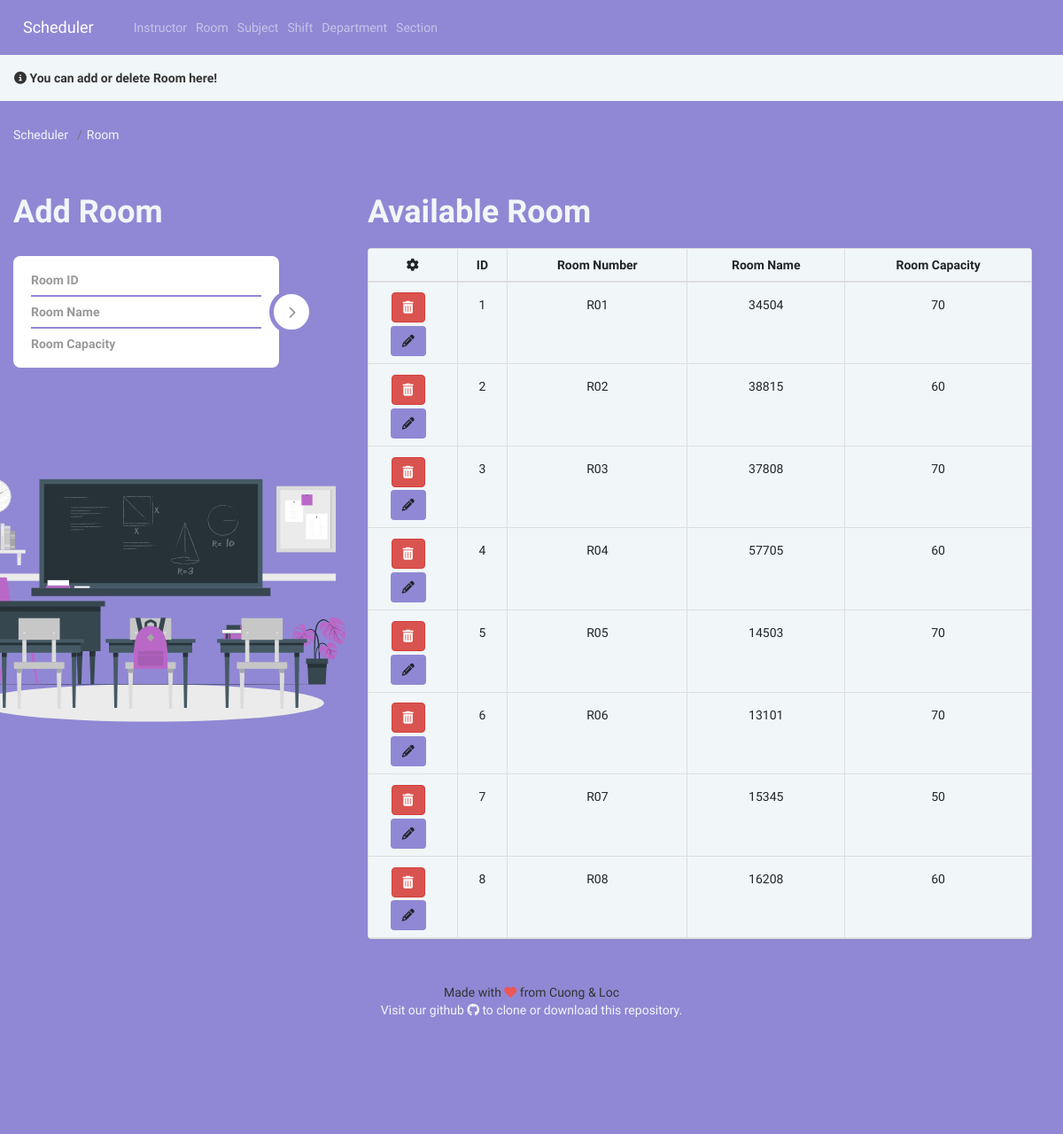
The app's page /add_room/, older data.
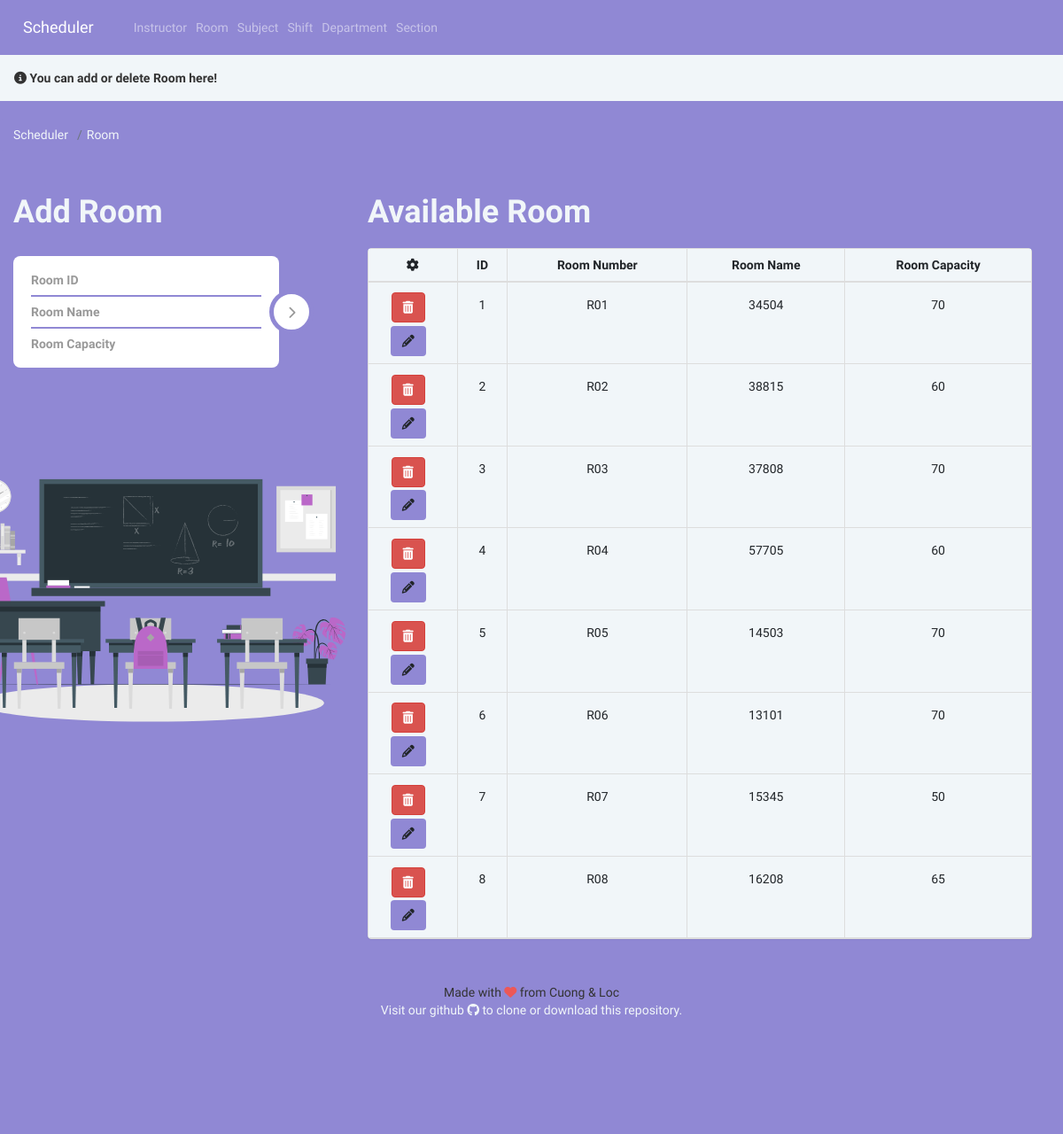
The same page, newer data.
### Schedule/models.py (models this page shows, shortened)
class Room(models.Model):
    r_number = models.CharField(max_length=5)
    r_name = models.CharField(max_length=5)
    seating_capacity = models.IntegerField(default=0)

### Schedule/views.py (the view, shortened to what this page needs)
# urls.py: path('add_room/', views.add_room, name='addrooms'),
def add_room(request):
    dup = ''
    form = RoomForm(request.POST or None)
    if dup == True:
        messages.error(request, "Duplicated Room's Id or Name!")
        context = {
            'form': form,
            'dup': True,
            'room': Room.objects.all()
        }
    else:
        messages.info(request, "You can add or delete Room here!")
        context = {
            'form': form,
            'dup': '',
            'room': Room.objects.all()
        }
    return render(request, 'room.html', context)

### Schedule/forms.py (shortened to what this page needs)
class RoomForm(ModelForm):
    class Meta:
        model = Room
        fields = [
            'r_number',
            'r_name',
            'seating_capacity'
        ]

### Schedule/templates/room.html (shortened to what this page needs)
{% extends 'base.html' %}
{% load static %}
{% block content %}
{% if messages %}
{% for message in messages  %}
{% if message.level == DEFAULT_MESSAGE_LEVELS.INFO %}
<div class="alert" style="margin-top: -20px; background-color: #f1f6f9; border-radius: 0px" role="alert"><i
    class="fa fa-info-circle"></i>&nbsp;<strong>{{ message }}</strong></div>
{% endif %}
{% endfor %}
{% endif %}
<nav aria-label="breadcrumb" >
	<ol class="breadcrumb" style="background-color: #9088d4">
	  <li class="breadcrumb-item"><a href="{% url 'home' %}" >Scheduler</a></li>
	  <li class="breadcrumb-item active" aria-current="page" style="color: #f1f6f9;">Room</li>
	</ol>
</nav>
<head>
  <link rel="stylesheet" type="text/css" href="{% static 'CSS/roomlist.css' %}">
  <link rel="stylesheet" type="text/css" href="{% static 'CSS/table.css' %}">
  <link rel="stylesheet" type="text/css" href="{% static 'CSS/style.css' %}">
  <link href="//netdna.bootstrapcdn.com/font-awesome/3.2.1/css/font-awesome.css" rel="stylesheet">
</head>
<body>
  <div class="container">
    <div class="row" style="justify-content: left;">
      <div class="col-sm-4">
        <div style="margin-left: -20px;">
          <h1 class="logo text-left">Add Room</h1>
          <div class="login-form-1">
            <form id="login-form" class="text-left" method="post">
              <div class="main-login-form">
                <div class="login-group">
                  <div class="form-group">
                    <input type="text" class="form-control" id="r_number" name="r_number" placeholder="Room ID"
                      required>
                  </div>
                  <div class="form-group">
                    <input type="text" class="form-control" id="r_name" name="r_name" placeholder="Room Name" required>
                  </div>
                  <div class="form-group">
                    <input type="text" class="form-control" id="seating_capacity" name="seating_capacity"
                      placeholder="Room Capacity" required>
                  </div>
                </div>
                <button type="submit" class="login-button"><i class="fa fa-chevron-right"></i></button>
              </div>
            </form>
          </div>
        </div>
        <div style="margin-left: -100px; margin-top: 100px;">
          <div>
            <img src="{% static 'image/classroom1.svg' %}">
          </div>
        </div>
      </div>
      <div class="col-sm-8" >
        <h1 class="logo">Available Room</h1>
        <div class="panel panel-default panel-table" style="text-align: center;">
          <div class="panel-body" style="padding: 0px;">
            <table class="table table-bordered table-list " style="background-color: #f1f6f9;">
              <thead>
                <tr style="text-align-last: center;">
                  <th><em class="fa fa-cog"></em></th>
                  <th class="hidden-xs">ID</th>
                  <th>Room Number</th>
                  <th>Room Name</th>
                  <th>Room Capacity</th>
                </tr>
              </thead>
              <tbody>
                {%  for r in room  %}
                <tr>
                  <td align="center">
                    <form action="{% url 'deleterooms' r.id %}" method="post">
                      <button type="submit" class="btn btn-danger"><em class="fa fa-trash"></em></button>
                    </form>
                    <form action="{% url 'updaterooms' r.id %}" method="get">
                      <button type="button" class="btn" style="background-color: #9088d4;" data-toggle="modal"
                        data-target="#modal-default{{r.id}}"><em class="fa fa-pencil"></em></button>
                    </form>
                  </td>
                  <td class="hidden-xs">{{  r.id  }}</td>
                  <td>{{ r.r_number }}</td>
                  <td>{{ r.r_name }}</td>
                  <td>{{ r.seating_capacity }}</td>
                </tr>
                {%  endfor  %}
              </tbody>
            </table>
          </div>
        </div>
      </div>
</body>
{% endblock %}

Row changes from the older to the newer data that the page shows:
changed Room id 8: seating_capacity "60" → "65"
